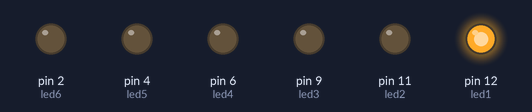
Bench run of a sketch on a simulated Arduino Uno, built with avr-gcc and run on an emulated ATmega328P. On the bench: output pins drawn as LEDs (lit = HIGH).

Above: at 0.5 s.
At 4.5 s:
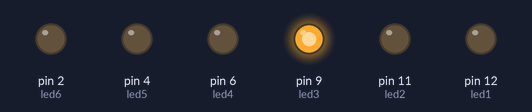
At 6.5 s:
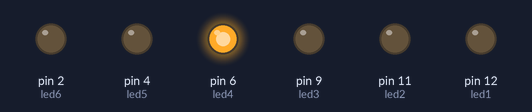
At 7.5 s:
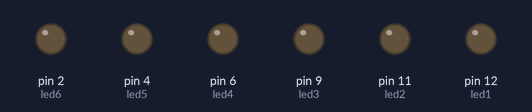
At 10.5 s:
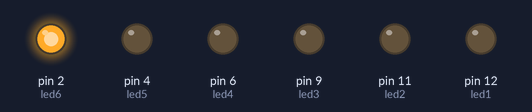
At 14.5 s:
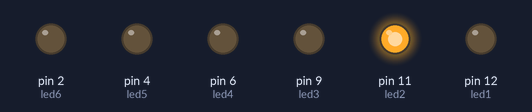
Timing chart, 0 to 15.6 s (numbered marks = the images above):
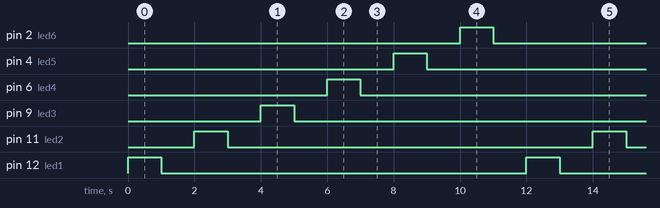

The sketch:

led_pattern1.ino
```cpp
//pin declartaion
//pin mode declaration
//pin data declaration

int led1 = 12;
int led2 = 11;
int led3 = 9;
int led4 = 6;
int led5 = 4;
int led6 = 2;

void setup()
{
    pinMode(led1, OUTPUT);
    pinMode(led2, OUTPUT);
    pinMode(led3, OUTPUT);
    pinMode(led4, OUTPUT);
    pinMode(led5, OUTPUT);
    pinMode(led6, OUTPUT);
}
void loop()
{
    digitalWrite(led1, HIGH);
    delay(1000);
    digitalWrite(led1, LOW);
    delay(1000);

    digitalWrite(led2, HIGH);
    delay(1000);
    digitalWrite(led2, LOW);
    delay(1000);

    digitalWrite(led3, HIGH);
    delay(1000);
    digitalWrite(led3, LOW);
    delay(1000);

    digitalWrite(led4, HIGH);
    delay(1000);
    digitalWrite(led4, LOW);
    delay(1000);

    digitalWrite(led5, HIGH);
    delay(1000);
    digitalWrite(led5, LOW);
    delay(1000);

    digitalWrite(led6, HIGH);
    delay(1000);
    digitalWrite(led6, LOW);
    delay(1000);
}
```

Measured:
- by itself, pin 2 (led6), pin 4 (led5), pin 6 (led4), pin 9 (led3), pin 11 (led2), pin 12 (led1): alternates HIGH for 1.0 s and LOW for 11.0 s
- by itself, everything shown: repeats every 12.0 s, in 12 steps
